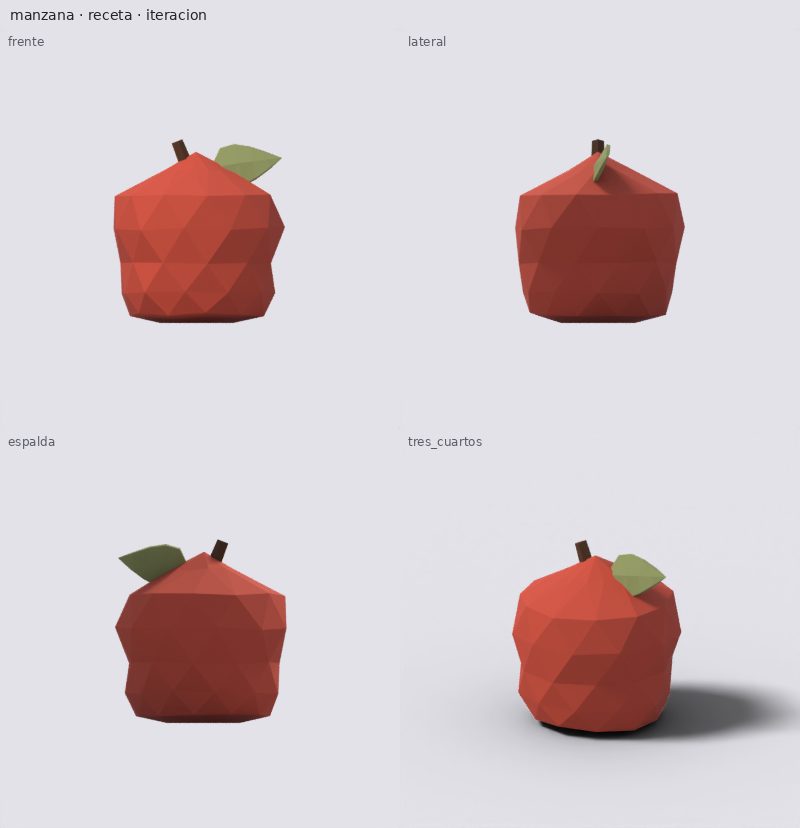
#> input picture kb/pares/manzana_rechazada_2026-10-01.png, 800 x 828 px
$ python -i reconocer.py   (imports and definitions only)
#> lines starting #> are read from the running program, lines starting #| are printed output that depends on the picture; after the words box and inside, x2 and y2 are one past the last pixel; in counts of white or black regions, pixels touching at a corner belong together
"""ALTH-META · reconocimiento de imagen SOLO CON CÓDIGO: foto de referencia → FICHA JSON del asset.

Sin IA, sin modelos entrenados, sin API, sin claves y sin cuota. Solo numpy + scipy + Pillow (lo mismo
que ya instalan los workflows del repo). Es el primer paso de la "línea única": antes de modelar, el
proceso mide la imagen y dice qué técnicas exige. Después tools/capacidades.py compara la ficha con el
registro (kb/capacidades.json) para saber si "ya sabe hacerlo" o si hay que investigar.

Qué hace el código por sí solo
  - Separa la figura del fondo y mide su silueta: proporción, solidez, redondez, simetría, huecos,
    piezas delgadas que sobresalen.
  - Mide los colores dominantes y los ajusta a la paleta ALTH de spec/alth_spec.json.
  - Busca piel, cabeza con ojos, pelo, ropa, calzado, lentes y huecos entre dedos (técnicas clásicas:
    componentes conectados, casco convexo y "defectos de convexidad").
  - Compara la imagen con su MEMORIA (kb/huellas.json: huellas de los assets aprobados) y dice a qué se
    parece. Cada asset aprobado que se memoriza mejora el reconocimiento: se retroalimenta solo.
  - Convierte el tamaño de la vida real a milímetros ALTH con la escala de Theo Alpha.

Qué NO puede hacer (límites honestos)
  - Saber qué ES algo nuevo la primera vez: para el código una manzana roja y una pelota roja son casi la
    misma figura. Por eso el NOMBRE lo da el usuario al mandar la imagen. Las palabras del nombre también
    activan capacidades que no se miden en pixeles (vidrio, líquido, vehículo…; ver "palabras" en
    spec/capacidades_vocab.json). Lo que no se pueda medir ni deducir del nombre sale en `no_medible`.
  - Distinguir cilindro de caja en una vista de frente, o ver dedos que están ocultos (p. ej. manos en
    los bolsillos). Lo que no se ve, no se detecta.
  - Funciona mejor con UNA figura sobre fondo liso. Con infografías o escenas usa --recorte.

Tamaño: el usuario da el tamaño de la VIDA REAL (p. ej. "8cm"). Nunca necesita saber el tamaño en el
mundo GLB: lo calcula el código con  mm_alth = mm_real × s0 × k  (s0 sale de Theo Alpha).
Con un solo número, se toma como la medida mayor y la otra se deduce de la proporción de la silueta.
Sin número, se usa la memoria si el nombre coincide con un asset conocido; si no, queda "desconocido".

  python3 tools/reconocer.py reconocer refs/pendientes/espada.jpg --nombre espada --tamano 90cm --salida ficha.json
  python3 tools/reconocer.py reconocer hoja.png --nombre manzana --recorte 0.5,0,1,1
  python3 tools/reconocer.py memorizar assets/manzana          # guarda la huella de un asset aprobado
  python3 tools/reconocer.py validar ficha.json
"""
from __future__ import annotations

import argparse
import hashlib
import json
import math
import re
import sys
import unicodedata
from datetime import datetime, timezone
from pathlib import Path

import numpy as np
from PIL import Image, ImageDraw
from scipy import ndimage
from scipy.spatial import ConvexHull, QhullError

RAIZ = Path(__file__).resolve().parents[1]
VOCAB_RUTA = RAIZ / "spec" / "capacidades_vocab.json"
SPEC_RUTA = RAIZ / "spec" / "alth_spec.json"
HUELLAS_RUTA = RAIZ / "kb" / "huellas.json"

LADO = 512                    # la imagen se reduce a este lado mayor antes de medir
UMBRAL_DE_FONDO = 6.0         # ΔE (Lab) máximo para considerar un pixel "color de fondo"
RAZON_PIEL_AB = 0.38          # a*/b* mínimo para piel (separa piel de pelo rubio)
# Hueco entre dedos (relativo a √área de la mano). Calibrado el 1 oct 2026: la mano abierta de
# refs/infografias/mano-con-regla.jpg da 4 huecos; las manos en los bolsillos de joven-rubio.jpg dan 0.
DEDO_PROFUNDIDAD, DEDO_ELONGACION, DEDO_ANCHO = 0.18, 2.8, 0.20
SUAVIDAD_SOMBRA = 0.6       # borde/interior de ΔE: debajo de esto, la mancha gris se desvanece = sombra
FUENTES_TAMANO = ("usuario", "memoria", "desconocido")
HEX = re.compile(r"#[0-9A-Fa-f]{6}")

# Escala provisional mientras no exista spec v2 (bloque T0): cuerpo de Theo Alpha sin pelo medido en
# su GLB el 1 oct 2026, y altura real de Theo que dio el usuario (≈1.80 m). Si la spec trae
# "escala_alpha": {"s0": …}, se usa esa y estas constantes se ignoran.
ALTO_ALPHA_MM_PROVISIONAL = 95.7
ALTO_REAL_THEO_MM_PROVISIONAL = 1800.0


# ================================================================ color
def _srgb_a_lab(rgb: np.ndarray) -> np.ndarray:
    """rgb (…, 3) en 0-255 → Lab D65."""
    c = np.asarray(rgb, dtype=np.float64) / 255.0
    c = np.where(c <= 0.04045, c / 12.92, ((c + 0.055) / 1.055) ** 2.4)
    m = np.array([[0.4124564, 0.3575761, 0.1804375],
                  [0.2126729, 0.7151522, 0.0721750],
                  [0.0193339, 0.1191920, 0.9503041]])
    xyz = c @ m.T / np.array([0.95047, 1.0, 1.08883])
    f = np.where(xyz > 216 / 24389, np.cbrt(xyz), (24389 / 27 * xyz + 16) / 116)
    return np.stack([116 * f[..., 1] - 16, 500 * (f[..., 0] - f[..., 1]), 200 * (f[..., 1] - f[..., 2])], axis=-1)


def _hex_a_rgb(h: str) -> np.ndarray:
    h = h.lstrip("#")
    return np.array([int(h[i:i + 2], 16) for i in (0, 2, 4)], dtype=np.float64)


def _rgb_a_hex(rgb) -> str:
    return "#" + "".join(f"{int(round(max(0, min(255, v)))):02X}" for v in rgb)


# [75 lines left out: functions cargar_paleta, _kmeans, colores_dominantes, familias, cargar, not called in this run]


def _fondo(rgb: np.ndarray, borde: int = 4) -> np.ndarray:
    marco = np.concatenate([rgb[:borde].reshape(-1, 3), rgb[-borde:].reshape(-1, 3),
                            rgb[:, :borde].reshape(-1, 3), rgb[:, -borde:].reshape(-1, 3)])
    return np.median(marco, axis=0)


def separar_figura(rgb: np.ndarray) -> tuple[np.ndarray, dict]:
    """Máscara de la figura principal (sin sombra) y datos de la separación.

    1. Fondo = lo que se parece al color del borde (ΔE < UMBRAL_DE_FONDO) Y está conectado al borde de la
       imagen. Así un objeto crema o blanco no se pierde aunque se parezca al fondo: basta su contorno.
    2. Sombra = mancha gris (mismo tinte que el fondo, más oscura) cuyo borde se DESVANECE hacia el fondo.
       Un objeto gris (metal, el lado sombreado de una taza) tiene borde nítido y se conserva.
    """
    fondo = _fondo(rgb)
    lab = _srgb_a_lab(rgb)
    lab_f = _srgb_a_lab(fondo)
    de = ndimage.median_filter(np.linalg.norm(lab - lab_f, axis=-1), size=3)
    parecido = de < UMBRAL_DE_FONDO
    et_f, _ = ndimage.label(parecido)
    borde = np.unique(np.concatenate([et_f[0], et_f[-1], et_f[:, 0], et_f[:, -1]]))
    es_fondo = np.isin(et_f, borde[borde > 0])
    m = ~es_fondo
    # Huecos que atraviesan la figura (asa de taza): color de fondo encerrado, no conectado al borde.
    encerrado = parecido & ~es_fondo
    et_h, n_h = ndimage.label(encerrado)
    if n_h:
        tam_h = ndimage.sum(encerrado, et_h, range(1, n_h + 1))
        grandes = np.isin(et_h, 1 + np.where(tam_h > 0.002 * m.sum())[0])
        m &= ~grandes
    m = ndimage.binary_opening(m, iterations=1)
    # Sombras: gris neutro más oscuro que el fondo, con borde suave.
    croma = np.hypot(lab[..., 1] - lab_f[1], lab[..., 2] - lab_f[2])
    candidata = m & (croma < 7) & (lab[..., 0] < lab_f[0] - 3) & (lab[..., 0] > 0.3 * lab_f[0])
    et_s, n_s = ndimage.label(candidata)
    afuera = ndimage.binary_dilation(~m, iterations=2)
    filas = np.where(m.any(1))[0]
    sombra = np.zeros_like(m)
    if len(filas):
        corte = filas[0] + 0.5 * (filas[-1] - filas[0])
        for i in range(1, n_s + 1):
            sel = et_s == i
            if sel.sum() < 30 or np.argwhere(sel)[:, 0].mean() < corte:
                continue
            anillo = sel & afuera
            if anillo.sum() < 0.05 * sel.sum():          # casi no toca el fondo: es parte del objeto
                continue
            suavidad = float(de[anillo].mean() / max(de[sel].mean(), 1e-6))
            if suavidad < SUAVIDAD_SOMBRA:
                sombra |= sel
    sombra_quitada = float(sombra.sum() / max(m.sum(), 1))
    if sombra.any():
        m = ndimage.binary_opening(m & ~sombra, iterations=1)
    etiquetas, n = ndimage.label(m)
    if n == 0:
        return m, {"componentes": 0, "fondo": _rgb_a_hex(fondo), "sombra_quitada": 0.0, "fraccion_imagen": 0.0}
    tam = ndimage.sum(m, etiquetas, range(1, n + 1))
    principal = etiquetas == (int(np.argmax(tam)) + 1)
    total = m.sum()
    relevantes = int(np.sum(tam > 0.01 * total))
    return principal, {"componentes": relevantes, "fondo": _rgb_a_hex(fondo),
                       "sombra_quitada": round(sombra_quitada, 3),
                       "fraccion_imagen": round(float(principal.mean()), 4),
                       "fraccion_principal": round(float(principal.sum() / total), 3)}


# [19 lines left out: functions casco_convexo, _elongacion, not called in this run]


def _iou(a: np.ndarray, b: np.ndarray) -> float:
    u = np.logical_or(a, b).sum()
    return float(np.logical_and(a, b).sum() / u) if u else 0.0


# [194 lines left out: functions _elipse_equivalente, simetria_lr, medir_silueta, mascara_piel, huecos_entre_dedos, analizar_personaje, not called in this run]


# ================================================================ vocabulario, nombre y memoria
def cargar_vocab(ruta: Path = VOCAB_RUTA) -> dict:
    return json.loads(Path(ruta).read_text(encoding="utf-8"))


def _normalizar(texto: str) -> str:
    t = unicodedata.normalize("NFKD", str(texto)).encode("ascii", "ignore").decode().lower()
    return re.sub(r"[^a-z0-9]+", " ", t).strip()


def nombre_id(texto: str) -> str:
    return _normalizar(texto).replace(" ", "_")[:41] or "sin_nombre"


# [144 lines left out: functions capacidades_por_nombre, tipo_por_nombre, cargar_huellas, vector_forma, colores_lab, distancia_color and 6 more, not called in this run]


# ================================================================ reglas: medidas → capacidades
def _cap(caps: dict, cid: str, confianza: float, motivo: str):
    if cid not in caps or caps[cid]["confianza"] < confianza:
        caps[cid] = {"id": cid, "confianza": round(confianza, 2), "motivo": motivo}


# [195 lines left out: functions deducir_capacidades, cabeza_y_manos_sin_personaje, reconocer, validar_ficha, not called in this run]


# ================================================================ memoria
# Cuadrantes de la hoja 2x2 de alth.hoja_contacto (título arriba): frente, lateral / espalda, 3/4.
VISTAS_HOJA = {"frente": (0.0, 0.03, 0.5, 0.5), "lateral": (0.5, 0.03, 1.0, 0.5),
               "espalda": (0.0, 0.53, 0.5, 1.0), "tres_cuartos": (0.5, 0.53, 1.0, 1.0)}


# [136 lines left out: functions huella_de_vista, huella_de_asset, memorizar, _recorte, _resumen, cmd_reconocer and 3 more, not called in this run]


# [2 lines not run here, left out]

>>> import cv2
>>> picture = cv2.imread('../kb/pares/manzana_rechazada_2026-10-01.png')
#> picture is the input picture: shape (828, 800, 3); mean B, G, R 204.3, 200.1, 212.7
>>> result = separar_figura(picture)
#> in separar_figura, `fondo = _fondo(rgb)`: fondo = [233, 226, 227]
#> in _srgb_a_lab, `return np.stack([116 * f[..., 1] - 16, 500 * (f[..., 0] - f[..., 1]), ..`:
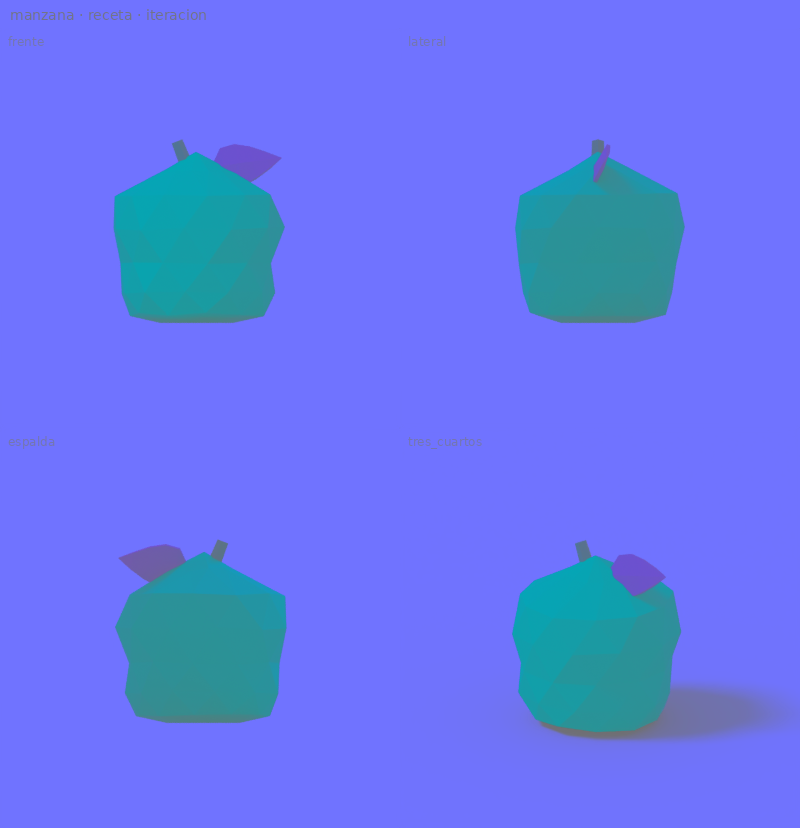
#> returned value: shape (828, 800, 3) float64; mean of channels 0, 1, 2 80.8, 5.4, -6.4; drawn with min black and max white
#> in separar_figura, `lab_f = _srgb_a_lab(fondo)`: lab_f = [90.44, 2.54, 0.356]
#> in separar_figura, `parecido = de < UMBRAL_DE_FONDO`:
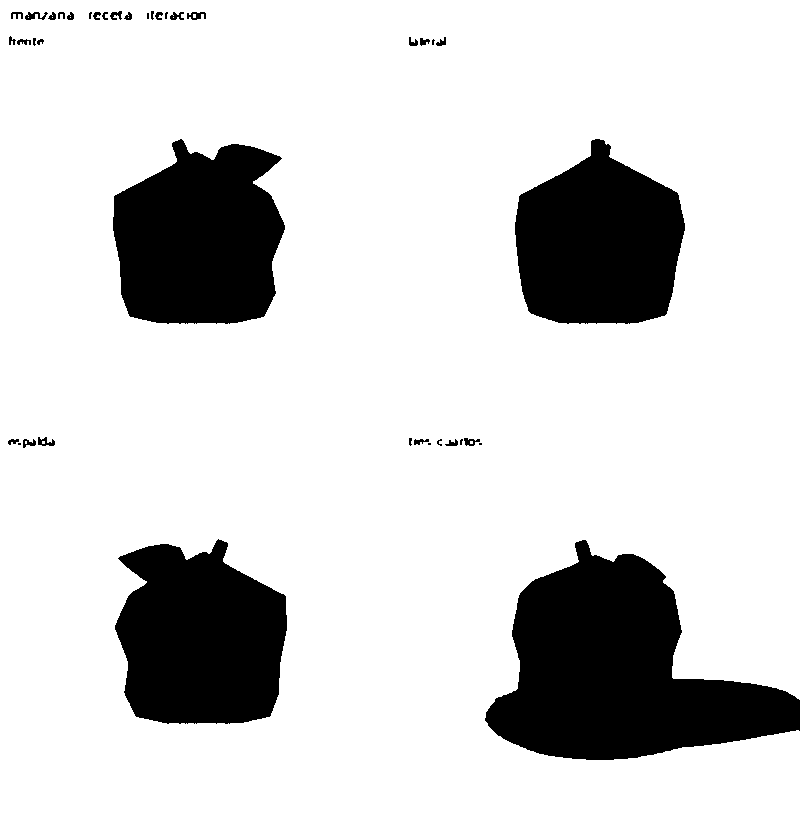
#> parecido: shape (828, 800) bool; 82.9% white; 40 black regions (11 under 20 px), largest, box (x1, y1, x2, y2) and area: (485, 540, 800, 760) 38348, (115, 539, 287, 724) 25025, (113, 139, 285, 324) 25020
#> in separar_figura, `et_f, _ = ndimage.label(parecido)`:
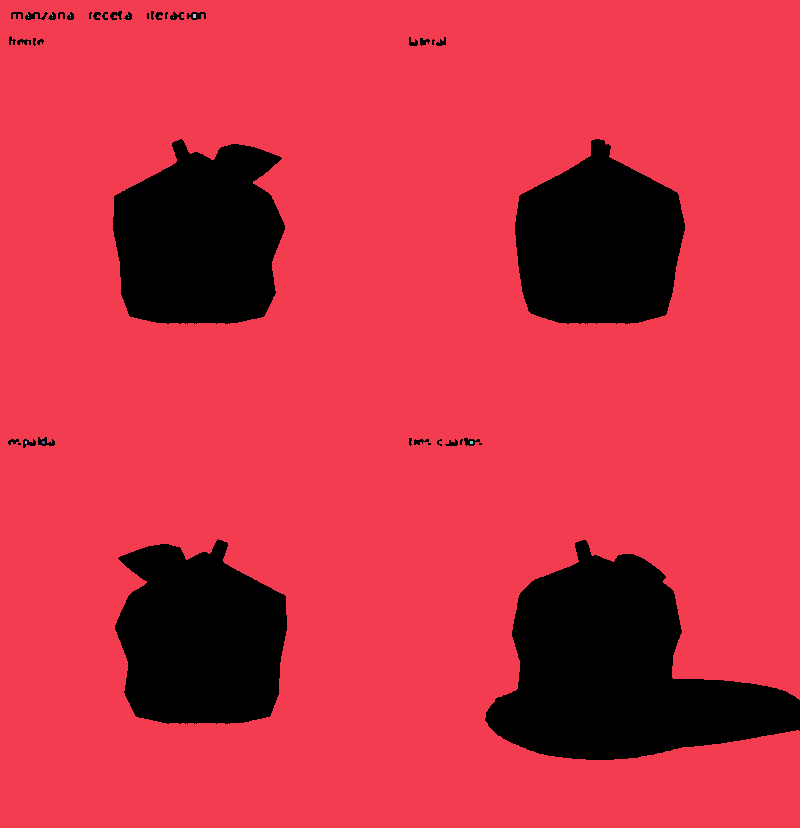
#> et_f: shape (828, 800) int32; 16 distinct labels, from 0 to 15; one colour per label, 0 black
#> in separar_figura, `borde = np.unique(np.concatenate([et_f[0], et_f[-1], et_f[:, 0], et_f[..`: borde = [0, 1]
#> in separar_figura, `et_h, n_h = ndimage.label(encerrado)`: n_h = 14
#> in separar_figura, `tam_h = ndimage.sum(encerrado, et_h, range(1, n_h + 1))`: tam_h = [12, 1, 1, 1, 1, 1, 1, 1, 1, 1, 1, 6, 9, 9]
#> in separar_figura, `et_s, n_s = ndimage.label(candidata)`:
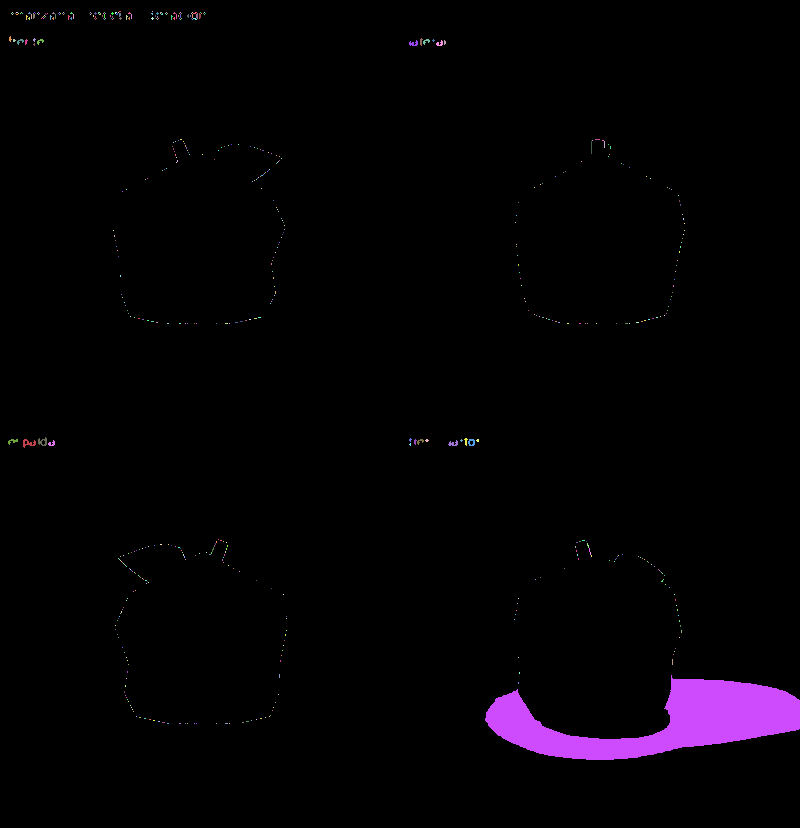
#> et_s: shape (828, 800) int32; 567 distinct labels, from 0 to 566; one colour per label, 0 black
#> in separar_figura, `et_s, n_s = ndimage.label(candidata)`: n_s = 566
#> in separar_figura, `filas = np.where(m.any(1))[0]`: filas = 436 values from 11 to 759
#> in separar_figura, `corte = filas[0] + 0.5 * (filas[-1] - filas[0])`: corte = 385
#> the loop in separar_figura, `for i in range(1, n_s + 1):` made 566 passes
#> suavidad on pass 526: 0.257
#> after the loop in separar_figura, `for i in range(1, n_s + 1):`:
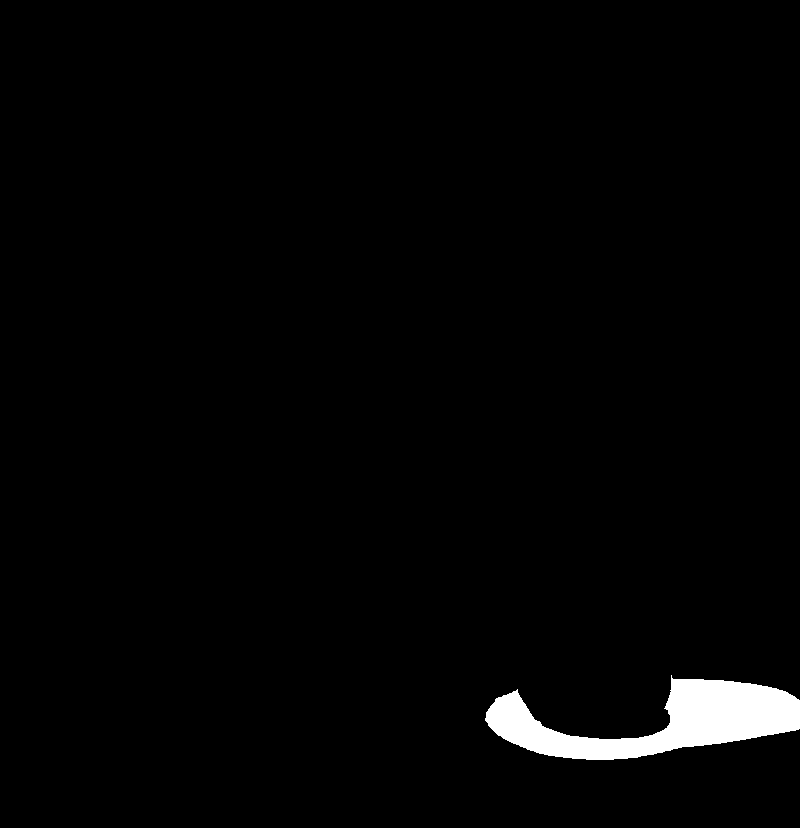
#> sombra: shape (828, 800) bool; 1.9% white; 1 white region, box (x1, y1, x2, y2) and area: (485, 675, 800, 760) 12464
#> in separar_figura, `sombra_quitada = float(sombra.sum() / max(m.sum(), 1))`: sombra_quitada = 0.11
#> in separar_figura, `etiquetas, n = ndimage.label(m)`:
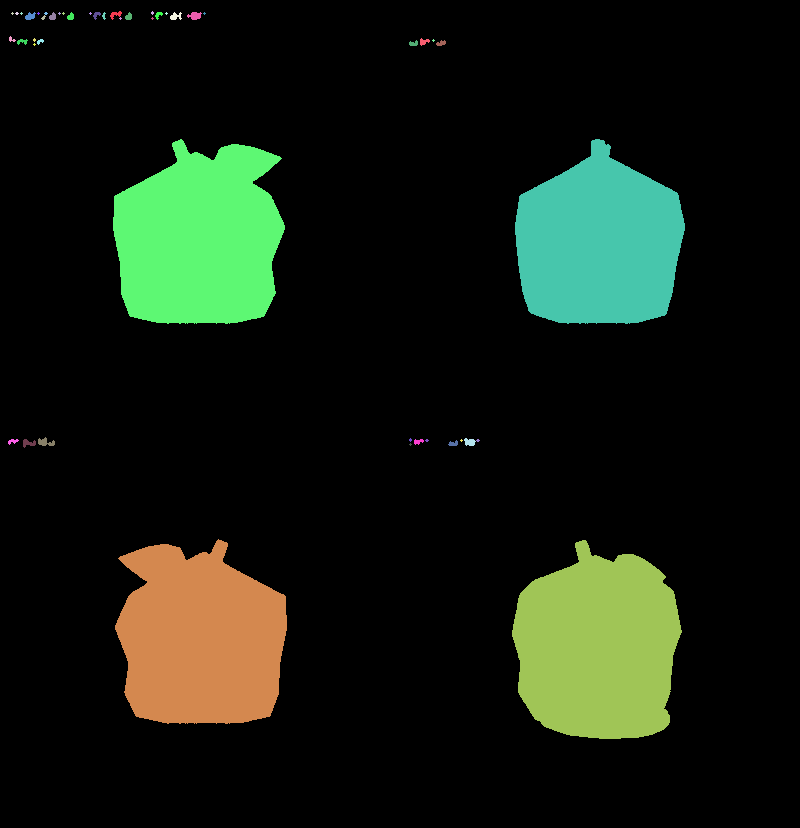
#> etiquetas: shape (828, 800) int32; 49 distinct labels, from 0 to 48; one colour per label, 0 black
#> in separar_figura, `etiquetas, n = ndimage.label(m)`: n = 48
#> in separar_figura, `tam = ndimage.sum(m, etiquetas, range(1, n + 1))`: tam = 48 values, max 25879 at index 47, min 5 at index 2, mean 2096.1
#> in separar_figura, `principal = etiquetas == (int(np.argmax(tam)) + 1)`:
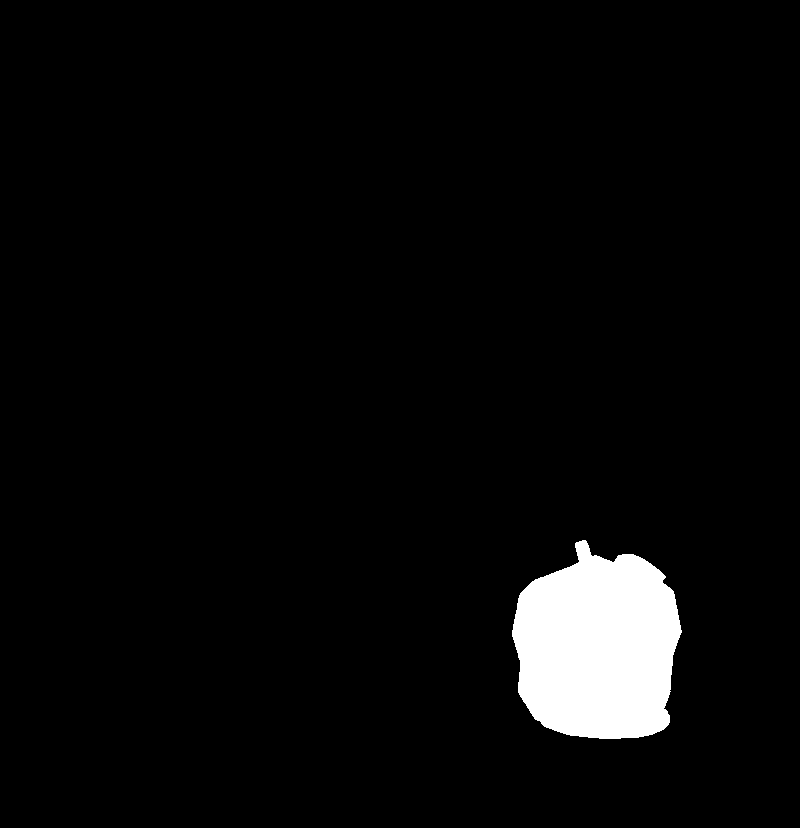
#> principal: shape (828, 800) bool; 3.9% white; 1 white region, box (x1, y1, x2, y2) and area: (512, 540, 682, 739) 25879
#> in separar_figura, `total = m.sum()`: total = 100614
#> in separar_figura, `relevantes = int(np.sum(tam > 0.01 * total))`: relevantes = 4
